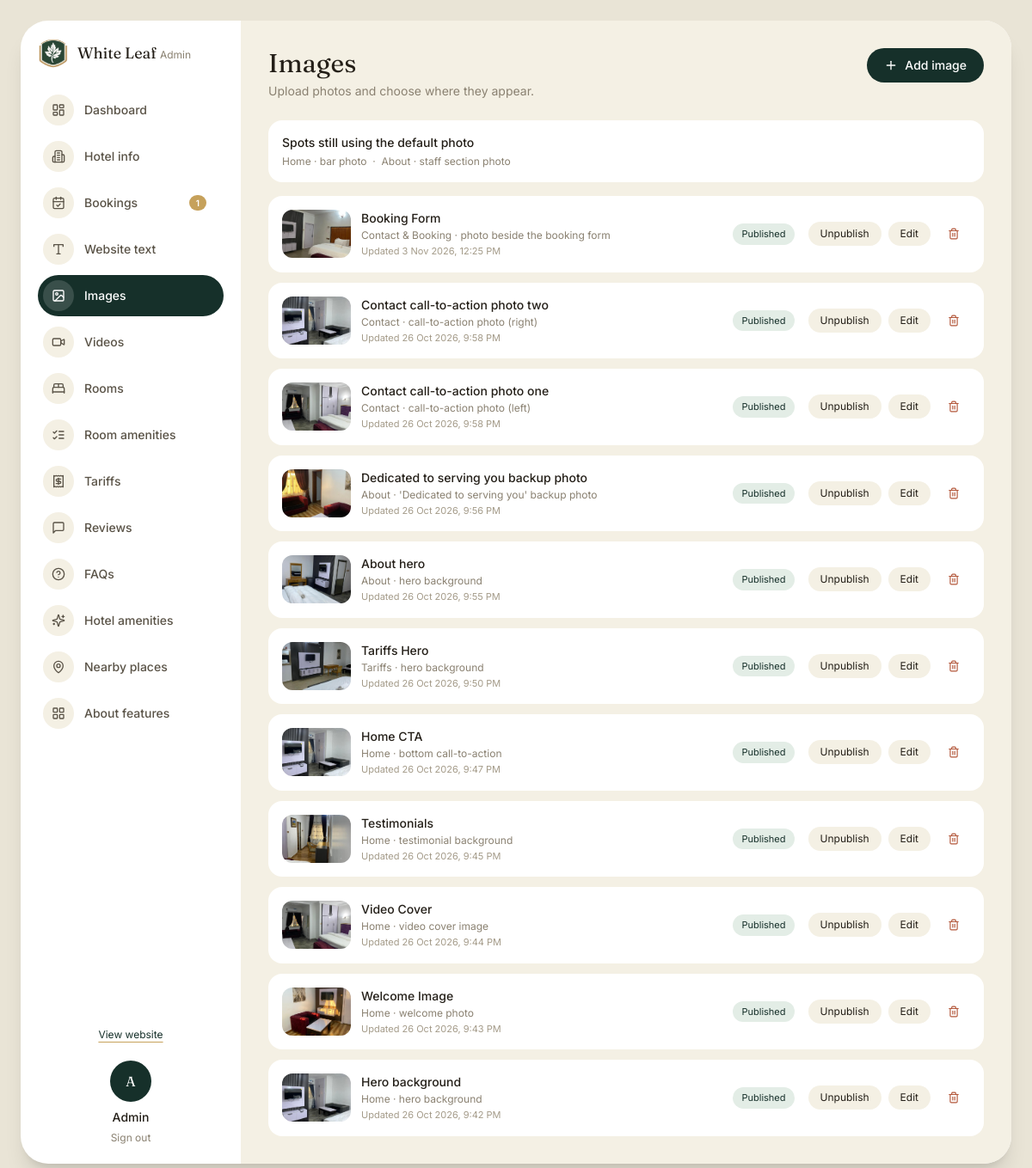
/manage/images/ (signed in), run on the app's committed database.
### core/models.py (models this page shows, shortened)
class TimeStamped(models.Model):
    created_at = models.DateTimeField(auto_now_add=True)
    updated_at = models.DateTimeField(auto_now=True)
    class Meta:
        abstract = True

class SiteImage(TimeStamped):
    class Slot(models.TextChoices):
        HOME_HERO = "home_hero", "Home · hero background"
        HOME_WELCOME = "home_welcome", "Home · welcome photo"
        HOME_VIDEO_POSTER = "home_video_poster", "Home · video cover image"
        HOME_REVIEW = "home_review", "Home · testimonial background"
        HOME_BAR = "home_bar", "Home · bar photo"
        HOME_CTA = "home_cta", "Home · bottom call-to-action"
        TARIFFS_HERO = "tariffs_hero", "Tariffs · hero background"
        ABOUT_HERO = "about_hero", "About · hero background"
        ABOUT_DEDICATED = "about_dedicated", "About · 'Dedicated to serving you' backup photo"
        ABOUT_STAFF = "about_staff", "About · staff section photo"
        BOOKING_PHOTO = "booking_photo", "Contact & Booking · photo beside the booking form"
        CONTACT_CTA_1 = "contact_cta_1", "Contact · call-to-action photo (left)"
        CONTACT_CTA_2 = "contact_cta_2", "Contact · call-to-action photo (right)"
    title = models.CharField(max_length=120)
    slot = models.CharField(max_length=40, choices=Slot.choices)
    image = models.ImageField(upload_to="site/")
    alt_text = models.CharField(max_length=160, blank=True)
    status = models.CharField(max_length=10, choices=PublishStatus.choices, default=PublishStatus.DRAFT)
    class Meta:
        ordering = ["-updated_at"]
    def __str__(self):
        return self.title

### cms/views.py (the view, shortened to what this page needs)
# urls.py: path("<slug:section>/", views.SectionList.as_view(), name="list"),
class SectionList(StaffRequiredMixin, View):
    def get(self, request, section):
        sec = _section(section)
        if sec.slug == "text":
            _ensure_texts()
        qs = sec.model.objects.all()
        status_tabs = None
        if sec.slug == "reviews":
            qs = qs.order_by("status", "-created_at")
        rows = [_describe(sec, o) for o in qs]
        ctx = {"sec": sec, "rows": rows, "page": sec.slug, "sections": SECTIONS, "status_tabs": status_tabs}
        if sec.slug == "images":
            used = {}
            for slot in SiteImage.objects.values_list("slot", flat=True):
                used[slot] = used.get(slot, 0) + 1
            ctx["free_slots"] = [label for value, label in SiteImage.Slot.choices if used.get(value, 0) < slot_limit(value)]
        return render(request, "cms/list.html", ctx)

### cms/mixins.py (called while the page is built)
    def test_func(self):
        return self.request.user.is_staff

### cms/views.py (called while the page is built)
def _section(slug):
    try:
        return BY_SLUG[slug]
    except KeyError:
        raise Http404

### core/context_processors.py (called while the page is built)
def site(request):
    match = getattr(request, "resolver_match", None)
    view_name = match.view_name if match else ""
    active = next((key for key, _, names in NAV if view_name in names), "")
    return {
        "hotel": HotelInfo.load(),
        "nav_links": [(key, label, NAV_URLS[key], key == active) for key, label, _ in NAV],
        "nav_overlay": view_name in OVERLAY_PAGES,
        "allow_indexing": getattr(settings, "ALLOW_INDEXING", True),
    }

### core/models.py (called while the page is built)
def slot_limit(slot):
    return SLOT_LIMITS.get(slot, 1)

    @classmethod
    def load(cls):
        return cls.objects.first() or cls()

### core/templatetags/site_tags.py (called while the page is built)
@register.simple_tag
def new_booking_count():
    from bookings.models import BookingRequest
    return BookingRequest.objects.filter(status="new").count()

### templates/cms/list.html (shortened to what this page needs)
{% extends "cms/base.html" %}
{% block content %}
<div class="mb-6 flex items-start justify-between gap-4 flex-wrap">
  <div>
    <h1 class="font-display text-3xl">{{ sec.label }}</h1>
    <p class="text-sm text-[#8a8171] mt-1">{{ sec.desc }}</p>
  </div>
  {% if sec.can_add %}
  <a href="{% url 'cms:new' sec.slug %}" class="inline-flex items-center gap-2 text-sm font-medium px-5 py-2.5 rounded-full bg-[#16302A] text-white hover:bg-[#1F4A3D] transition-colors">
    <i data-lucide="plus" class="w-4 h-4"></i>Add {{ sec.singular }}
  </a>
  {% endif %}
</div>
{% if sec.slug == "images" %}
<div class="bg-white rounded-2xl p-4 mb-4 text-sm">
  {% if free_slots %}
  <p class="font-medium">Spots still using the default photo</p>
  <p class="text-xs text-[#8a8171] mt-1">{% for label in free_slots %}{{ label }}{% if not forloop.last %} &nbsp;·&nbsp; {% endif %}{% endfor %}</p>
  {% else %}
  <p class="font-medium">Every spot has its own photo.</p>
  {% endif %}
</div>
{% endif %}
<div class="grid grid-cols-1 gap-3">
  {% for r in rows %}
  <div class="min-w-0 bg-white rounded-2xl p-4 flex flex-col sm:flex-row sm:items-center gap-3 sm:gap-4">
    <div class="flex items-center gap-3 min-w-0 sm:flex-1">
      {% if r.thumb %}<img src="{{ r.thumb }}" alt="" class="w-16 h-12 sm:w-20 sm:h-14 rounded-xl object-cover shrink-0" />{% endif %}
      <div class="min-w-0 flex-1">
        <a href="{% url 'cms:edit' sec.slug r.pk %}" class="font-medium text-sm hover:underline block break-words line-clamp-2">{{ r.title }}</a>
        {% if r.subtitle %}<p class="text-xs text-[#8a8171] mt-0.5 break-words line-clamp-2">{{ r.subtitle }}</p>{% endif %}
        {% if r.updated %}<p class="text-[11px] text-[#a49b89] mt-0.5">{% if r.booking %}Received{% else %}Updated{% endif %} {{ r.updated|date:"j M Y, g:i A" }}</p>{% endif %}
      </div>
    </div>
    {% with kind=r.status.0 label=r.status.1 %}
    <span class="self-start sm:self-auto text-[11px] px-2.5 py-1 rounded-full whitespace-nowrap {% if kind == 'live' %}bg-[#E3EDE6] text-[#16302A]{% elif kind == 'draft' %}bg-[#F3E6C8] text-[#8a6a2a]{% elif kind == 'info' %}bg-[#DDE8F3] text-[#1b3a5c]{% else %}bg-[#EAE3D0] text-[#8a8171]{% endif %}">{{ label }}</span>
    {% endwith %}
    <div class="flex gap-2 items-center flex-wrap">
      {% if sec.mode == "booking" %}
        {% if r.call %}<a href="{{ r.call }}" class="text-xs px-3.5 py-1.5 rounded-full bg-[#F4F0E4] hover:bg-[#EAE3D0]">Call</a>{% endif %}
        {% if r.whatsapp %}<a href="{{ r.whatsapp }}" target="_blank" rel="noopener" class="text-xs px-3.5 py-1.5 rounded-full bg-[#E3F5E8] text-[#13683a] hover:bg-[#D3EEDB]">WhatsApp</a>{% endif %}
        {% if r.raw_status == "new" %}
        <form method="post" action="{% url 'cms:status' sec.slug r.pk %}">{% csrf_token %}<input type="hidden" name="action" value="contacted" /><button class="text-xs font-medium px-3.5 py-1.5 rounded-full bg-[#16302A] text-white hover:bg-[#1F4A3D]">Mark contacted</button></form>
        {% elif r.raw_status == "contacted" %}
        <form method="post" action="{% url 'cms:status' sec.slug r.pk %}">{% csrf_token %}<input type="hidden" name="action" value="confirmed" /><button class="text-xs font-medium px-3.5 py-1.5 rounded-full bg-[#16302A] text-white hover:bg-[#1F4A3D]">Confirm</button></form>
        {% endif %}
        {% if r.raw_status != "cancelled" %}
        <form method="post" action="{% url 'cms:status' sec.slug r.pk %}" onsubmit="return confirm('Cancel this booking request?')">{% csrf_token %}<input type="hidden" name="action" value="cancelled" /><button class="text-xs px-3.5 py-1.5 rounded-full bg-[#F4F0E4] hover:bg-[#EAE3D0]">Cancel</button></form>
        {% endif %}
      {% else %}
        <form method="post" action="{% url 'cms:status' sec.slug r.pk %}">{% csrf_token %}
          <button class="text-xs px-3.5 py-1.5 rounded-full bg-[#F4F0E4] hover:bg-[#EAE3D0]">{% if r.status.0 == "live" %}{% if sec.mode == "status" %}Unpublish{% else %}Hide{% endif %}{% else %}{% if sec.mode == "status" %}Publish{% else %}Show{% endif %}{% endif %}</button>
        </form>
      {% endif %}
      <a href="{% url 'cms:edit' sec.slug r.pk %}" class="text-xs px-3.5 py-1.5 rounded-full bg-[#F4F0E4] hover:bg-[#EAE3D0]">Edit</a>
      {% if sec.can_delete %}
      <form method="post" action="{% url 'cms:delete' sec.slug r.pk %}" onsubmit="return confirm('Delete this {{ sec.singular }}? This cannot be undone.')">{% csrf_token %}
        <button class="text-xs px-3 py-1.5 rounded-full text-[#b3573a] hover:bg-[#F6DDD5]" aria-label="Delete"><i data-lucide="trash-2" class="w-3.5 h-3.5"></i></button>
      </form>
      {% endif %}
    </div>
  </div>
  {% empty %}
  <p class="text-sm text-[#8a8171]">Nothing here yet.{% if sec.can_add %} Use “Add {{ sec.singular }}” to create the first one.{% endif %}</p>
  {% endfor %}
</div>
{% endblock %}

### templates/cms/base.html (shortened to what this page needs)
{% load static site_tags %}<!doctype html>
<html lang="en">
  <head>
    <script src="https://cdn.jsdelivr.net/npm/@tailwindcss/browser@4"></script>
  </head>
  <body class="font-body bg-[#E9E4D6] text-[#241F18] antialiased">
    <div class="h-[100dvh] p-3 lg:p-6">
      <div class="bg-white rounded-3xl lg:rounded-[2rem] shadow-xl overflow-hidden flex flex-col lg:flex-row h-full">
        <aside class="lg:w-64 shrink-0 p-4 lg:p-5 flex flex-col gap-4 lg:gap-6 lg:overflow-y-auto min-w-0">
          <div class="flex items-center gap-2.5">
            <img src={% static 'img/favicon.svg' %} alt={{ hotel.name }} class="w-9 h-9">
            <span class="font-display text-lg">White Leaf <span class="text-xs font-body text-[#8a8171]">Admin</span></span>
          </div>
          <nav class="flex lg:flex-col gap-1.5 overflow-x-auto lg:overflow-visible no-scrollbar">
            {% include "cms/_nav_link.html" with url_name="cms:dashboard" label="Dashboard" icon="layout-dashboard" key="dash" %}
            {% include "cms/_nav_link.html" with url_name="cms:hotel" label="Hotel info" icon="building-2" key="hotel" %}
            {% for s in sections %}
            <a
              href="{% url 'cms:list' s.slug %}"
              class="shrink-0 flex items-center gap-3 rounded-full pl-1.5 pr-5 py-1.5 text-sm font-medium {% if page == s.slug %}bg-[#16302A] text-white{% else %}text-[#5a5347] hover:bg-[#F4F0E4]{% endif %}"
              >
                <span class="w-9 h-9 rounded-full flex items-center justify-center {% if page == s.slug %}bg-white/15{% else %}bg-[#F4F0E4]{% endif %}">
                  <i data-lucide="{{ s.icon }}" class="w-4 h-4"></i>
                </span>
                {{ s.label }}
                {% if s.slug == "bookings" %}
                  {% new_booking_count as nb %}
                  {% if nb %}
                    <span class="ml-auto rounded-full bg-[#c6a15b] px-2 py-0.5 text-[10px] font-semibold text-white">
                      {{ nb }}
                    </span>
                  {% endif %}
                {% endif %}
              </a>
            {% endfor %}
          </nav>
          <div class="hidden lg:block mt-auto text-center">
            <a href="{% url 'home' %}" target="_blank" class="text-xs text-[#16302A] underline decoration-[#c6a15b] underline-offset-4">View website</a>
            <div class="w-12 h-12 rounded-full bg-[#16302A] text-white flex items-center justify-center mx-auto mt-5 font-display">{{ request.user.username|slice:":1"|upper }}</div>
            <p class="text-sm font-medium mt-2">{{ request.user.get_full_name|default:request.user.username }}</p>
            <form method="post" action="{% url 'cms:logout' %}">{% csrf_token %}<button class="text-xs text-[#8a8171] mt-1 hover:text-[#16302A]">Sign out</button></form>
          </div>
        </aside>
        <main class="flex-1 min-w-0 min-h-0 bg-[#F4F0E4] p-4 sm:p-5 lg:p-8 overflow-y-auto overflow-x-hidden">
          {% block content %}{% endblock %}
        </main>
      </div>
    </div>
  </body>
</html>

### templates/cms/_nav_link.html
<a
  href="{% url url_name %}"
  class="shrink-0 flex items-center gap-3 rounded-full pl-1.5 pr-5 py-1.5 text-sm font-medium {% if page == key %}bg-[#16302A] text-white{% else %}text-[#5a5347] hover:bg-[#F4F0E4]{% endif %}"
  ><span class="w-9 h-9 rounded-full flex items-center justify-center {% if page == key %}bg-white/15{% else %}bg-[#F4F0E4]{% endif %}"
    ><i data-lucide="{{ icon }}" class="w-4 h-4"></i></span
  >{{ label }}</a
>

### data on the page
SiteImage: title "Booking Form", updated "3 Nov 2026, 12:25 PM"
SiteImage: title "Contact call-to-action photo two", updated "26 Oct 2026, 9:58 PM"
SiteImage: title "Contact call-to-action photo one", updated "26 Oct 2026, 9:58 PM"
SiteImage: title "Dedicated to serving you backup photo", updated "26 Oct 2026, 9:56 PM"
SiteImage: title "About hero", updated "26 Oct 2026, 9:55 PM"
SiteImage: title "Tariffs Hero", updated "26 Oct 2026, 9:50 PM"
SiteImage: title "Home CTA", updated "26 Oct 2026, 9:47 PM"
SiteImage: title "Testimonials", updated "26 Oct 2026, 9:45 PM"
SiteImage: title "Video Cover", updated "26 Oct 2026, 9:44 PM"
SiteImage: title "Welcome Image", updated "26 Oct 2026, 9:43 PM"
SiteImage: title "Hero background", updated "26 Oct 2026, 9:42 PM"

### other printed values
{{ label }} "Dashboard Hotel info"
{{ s.label }} "Bookings" "Website text" "Images" "Videos" "Rooms" "Room amenities" "Tariffs" "Reviews" "FAQs" "Hotel amenities" "Nearby places" "About features"
{{ nb }} "1"
{{ request.user.username|slice:":1"|upper }} "A"
{{ request.user.get_full_name|default:request.user.username }} "Admin"
{{ sec.label }} "Images"
{{ sec.desc }} "Upload photos and choose where they appear."
{{ sec.singular }} "image"
{{ label }} "Home · bar photo" "About · staff section photo"
{{ r.subtitle }} "Contact & Booking · photo beside the booking form" "Contact · call-to-action photo (right)" "Contact · call-to-action photo (left)" "About · 'Dedicated to serving you' backup photo" "About · hero background" "Tariffs · hero background" "Home · bottom call-to-action" "Home · testimonial background" "Home · video cover image" "Home · welcome photo" "Home · hero background"
{{ label }} "Published" "Published" "Published" "Published" "Published" "Published" "Published" "Published" "Published" "Published" "Published"
